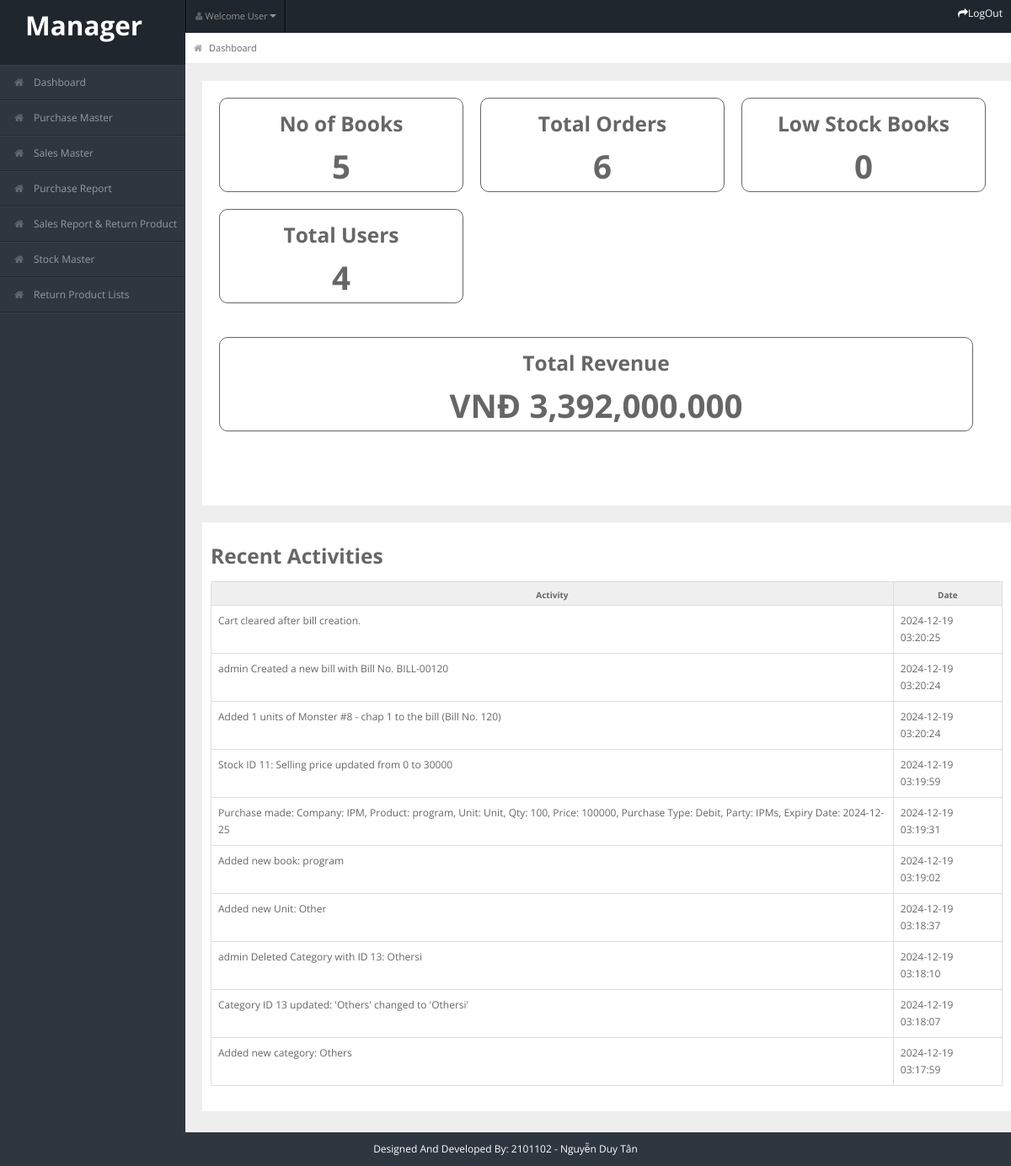
Screenshot of /user/dashboard.php (signed in) with the database file from the repository.
### tables this page shows
CREATE TABLE `recent_activities` (
  `id` int(11) NOT NULL,
  `activity_description` varchar(255) NOT NULL,
  `activity_date` timestamp NOT NULL DEFAULT current_timestamp()
);

### user/dashboard.php (the view, shortened to what this page needs)
    <?php
include "./header.php";
include "../admin/conn.php";
?>
<div id="content">
    <div id="content-header">
        <div id="breadcrumb"><a href="#" title="Go to Home" class="tip-bottom"><i class="icon-home"></i>
            Dashboard</a></div>
    </div>
    <div class="container-fluid">
        <div class="row-fluid" style="background-color: white; min-height: 200px; padding:10px;">
            <div class="card" style="width:18rem; border: 1px solid; border-radius: 10px; float:left; margin: 10px">
                <div class="card-body">
                    <a href="add_books.php">
                        <h3 class="card-title text-center">No of Books</h3>
                        <h1 class="card-text text-center">
                            <?php
                            $res = mysqli_query($link, "SELECT * FROM books");
                            $count = mysqli_num_rows($res);
                            echo $count;
                            ?>
                        </h1>
                    </a>
                </div>
            </div>
            <div class="card" style="width:18rem; border: 1px solid; border-radius: 10px; float:left; margin: 10px">
                <div class="card-body">
                    <a href="view_bills.php">
                        <h3 class="card-title text-center">Total Orders</h3>
                        <h1 class="card-text text-center">
                            <?php
                            $res = mysqli_query($link, "SELECT * FROM billing_header");
                            $count = mysqli_num_rows($res);
                            echo $count;
                            ?>
                        </h1>
                    </a>
                </div>
            </div>
            <div class="card" style="width:18rem; border: 1px solid; border-radius: 10px; float:left; margin: 10px">
                <div class="card-body">
                    <h3 class="card-title text-center">Low Stock Books</h3>
                    <h1 class="card-text text-center">
                        <?php
                        $res = mysqli_query($link, "SELECT * FROM stock_master WHERE product_qty <5");
                        $count = mysqli_num_rows($res);
                        echo $count;
                        ?>
                    </h1>
                </div>
            </div>
            <div class="card" style="width:18rem; border: 1px solid; border-radius: 10px; float:left; margin: 10px">
                <div class="card-body">
                    <h3 class="card-title text-center">Total Users</h3>
                    <h1 class="card-text text-center">
                        <?php
                        $res = mysqli_query($link, "SELECT * FROM user_registration");
                        $count = mysqli_num_rows($res);
                        echo $count;
                        ?>
                    </h1>
                </div>
            </div>
        </div>
        <div class="row-fluid" style="background-color: white; min-height: 200px; padding:10px;">
            <div class="card" style="width:95%; border: 1px solid; border-radius: 10px; float:left; margin: 10px">
                <div class="card-body">
                    <h3 class="card-title text-center">Total Revenue</h3>
                    <h1 class="card-text text-center">
                        <?php
                        $res = mysqli_query($link, "SELECT SUM(price*qty) AS revenue FROM billing_details");
                        $row = mysqli_fetch_assoc($res);
                        $totalRevenue = $row['revenue'] ?? 0;
                        echo "VNĐ " . number_format($totalRevenue, 3);
                        ?>
                    </h1>
                </div>
            </div>
        </div>
        <div class="row-fluid" style="background-color: white; padding:10px; margin-top: 20px;">
            <h3>Recent Activities</h3>
            <table class="table table-bordered">
                <thead>
                    <tr>
                        <th>Activity</th>
                        <th>Date</th>
                    </tr>
                </thead>
                <tbody>
                    <?php
                    $res = mysqli_query($link, "SELECT * FROM recent_activities ORDER BY activity_date DESC LIMIT 10");
                    while ($row = mysqli_fetch_assoc($res)) {
                        echo "<tr>";
                        echo "<td>" . htmlspecialchars($row['activity_description']) . "</td>";
                        echo "<td>" . $row['activity_date'] . "</td>";
                        echo "</tr>";
                    }
                    ?>
                </tbody>
            </table>
        </div>
    </div>
</div>
<?php
include("./footer.php");
?>

### user/css/matrix-style.css (style rules this page uses)
* { outline:none !important; -moz-outline: none !important; }
html, body { height:100% }
body { overflow-x: hidden; margin-top: -10px; font-family: 'Open Sans', sans-serif; font-size:12px; color:#666; }
a { color:#666; }
select, textarea, input[type="text"], input[type="password"], input[type="datetime"], input[type="datetime-local"], input[type="date"], input[type="month"], input[type="time"], input[type="week"], input[type="number"], input[type="email"], input[type="url"], input[type="search"], input[type="tel"], input[type="color"], .uneditable-input, .label, .dropdown-menu, .btn, .well, .progress, .table-bordered, .btn-group > .btn:first-child, .btn-group > .btn:last-child, .btn-group > .btn:last-child, .btn-group > .dropdown-toggle, .alert { border-radius:0px; }
#content { background: none repeat scroll 0 0 #eeeeee; margin-left: 220px; margin-right: 0; padding-bottom: 25px; position: relative; min-height:100%; width: auto; }
#content-header { position: abslute; width: 100%; margin-top: -38px; z-index: 20; }
.container-fluid .row-fluid:first-child { margin-top: 20px; }
#breadcrumb { background-color: #fff; border-bottom: 1px solid #e3ebed; }
#breadcrumb a { padding: 8px 20px 8px 10px; display: inline-block; background-image: url('../img/breadcrumb.png'); background-position: center right; background-repeat: no-repeat; font-size: 11px; color: #666666; }
#breadcrumb a:last-child { background-image:none; }
#breadcrumb a i { margin-right: 5px; opacity: .6; }
.stat-boxes .peity_bar_good, .stat-boxes .peity_line_good, { color: #459D1C; }
.widget-title, .modal-header, .table th, div.dataTables_wrapper .ui-widget-header { background:#efefef; border-bottom: 1px solid #CDCDCD; height: 36px; }
.table th { height: auto; font-size: 10px; padding: 5px 10px 2px; border-bottom: 0; text-align: center; color: #666666; }

### user/css/matrix-media.css (style rules this page uses)
body { background:#2E363F; }

### rows the page displays
recent_activities: activity_description "Cart cleared after bill creation.", activity_date "2024-12-19 03:20:25"
recent_activities: activity_description "admin Created a new bill with Bill No. BILL-00120", activity_date "2024-12-19 03:20:24"
recent_activities: activity_description "Added 1 units of Monster #8 - chap 1 to the bill (Bill No. 120)", activity_date "2024-12-19 03:20:24"
recent_activities: activity_description "Stock ID 11: Selling price updated from 0 to 30000", activity_date "2024-12-19 03:19:59"
recent_activities: activity_description "Purchase made: Company: IPM, Product: program, Unit: Unit, Qty: 100, Price: 100000, Purchase Type: Debit, Party: IPMs, Expiry Date: 2024-12-25", activity_date "2024-12-19 03:19:31"
recent_activities: activity_description "Added new book: program", activity_date "2024-12-19 03:19:02"
recent_activities: activity_description "Added new Unit: Other", activity_date "2024-12-19 03:18:37"
recent_activities: activity_description "admin Deleted Category with ID 13: Othersi", activity_date "2024-12-19 03:18:10"
recent_activities: activity_description "Category ID 13 updated: 'Others' changed to 'Othersi'", activity_date "2024-12-19 03:18:07"
recent_activities: activity_description "Added new category: Others", activity_date "2024-12-19 03:17:59"

### other values shown
$count "5"
$count "6"
$count "0"
$count "4"
$totalRevenue "3,392,000.000"
